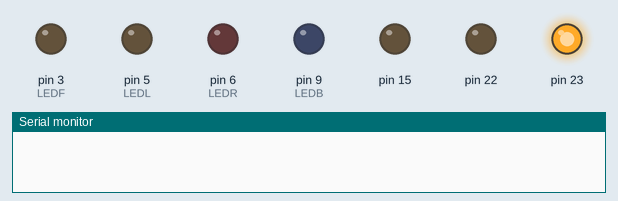
Bench run of a sketch on a simulated Arduino Uno, built with avr-gcc and run on an emulated ATmega328P. On the bench: output pins drawn as LEDs (lit = HIGH), the last lines printed to the serial monitor.

Above: at 0.1 s.
At 4.2 s:
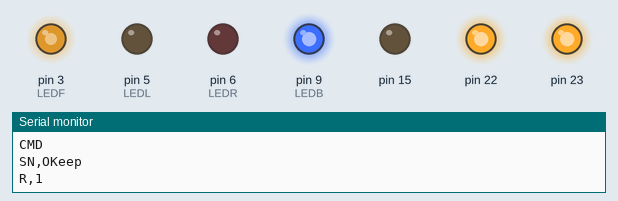
At 6.2 s:
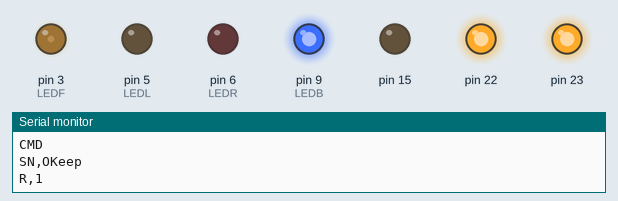
At 16.3 s:
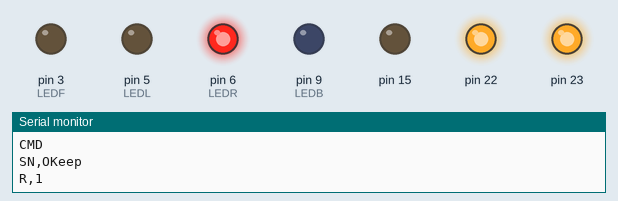
At 26.2 s:
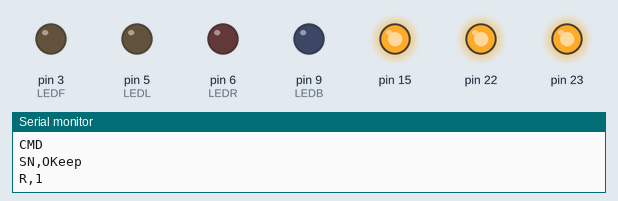
At 27.2 s:
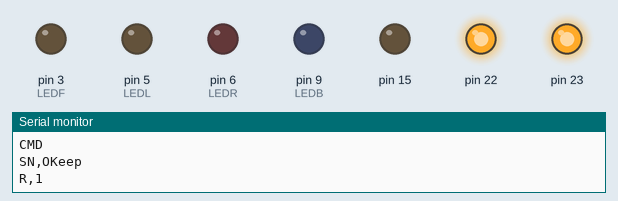
Timing chart, 0 to 28.7 s (numbered marks = the images above):
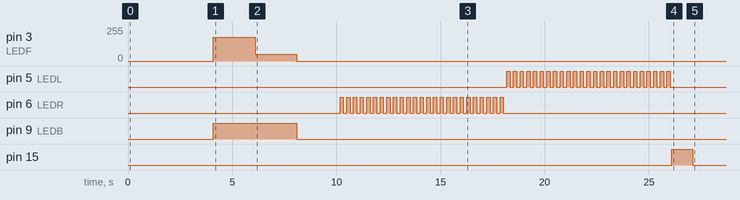

The sketch:

H_test_v1.0.ino
```cpp
#include <avr/sleep.h>
#include <avr/power.h>
#include <avr/wdt.h>

#define LEDF 3
#define LEDB 9  // Problem : timer1 breaks analogWrite() for Pin 9&10
#define LEDR 6
#define LEDL 5

#define COMM Serial

volatile int blinker = 0; // Blinker state (0 = off, 1 = left, 2 = right)

int i;                // Loop variable
int seconds = 0;      // Seconds counter
int del = 40000;      // (15625 = 1 sec.)
int intensity = 200;  // Light intensity (front)

char cmd; // To store BT command received

void setup()
{
  pinMode(LEDF, OUTPUT);
  pinMode(LEDB, OUTPUT);
  pinMode(LEDL, OUTPUT);
  pinMode(LEDR, OUTPUT);

  digitalWrite(LEDF, LOW);
  digitalWrite(LEDB, LOW);
  digitalWrite(LEDL, LOW);
  digitalWrite(LEDR, LOW);

  COMM.begin(9600);

  DDRB |= (1 << PORTB7);  // Set as output
  PORTB |= (1 << PORTB7); // Turn Bluetooth ON

  DDRC |= (1 << PORTC1);  // Set as output
  PORTC &= ~(1 << PORTC1); // Turn ampli OFF

/****   Set name   ****/
  // enter cmd mode
  DDRB |= 1 << PORTB6;
  PORTB &= ~(1 << PORTB6);

  Serial.begin(9600);
  delay(1000);
  Serial.print("CMD\r\n");
  delay(1000);
  Serial.print("SN,OKeep\r\n");
  delay(1000);
  Serial.print("R,1\r\n");
  delay(1000);

  PORTB |= 1 << PORTB6;// exit cmd mode
  delay(100);
/*********************/

  cli(); // disable interrupts
//  PRRO &= ~(1 << PRTIM1); // enable timer1, enabled by default
  TIMSK1 |= (1 << OCIE1A); //enable output compare A
  TCCR1A &= ~((1 << COM1A1) | (1 << COM1A0) | (1 << WGM11) | (1 << WGM10)); // remove pwm pins
  TCCR1B |= ((1 << CS11) | (1 << CS10)); // prescaler to 64, (Replace CS11 by CS12 in this line, and CS12 by CS11 in next line for prescaler = 1024)
  TCCR1B &= ~((1 << CS12) | (1 << WGM13) | (1 << WGM12)); // prescaler & remove PWM pins
  TCNT1 = 0; // set counter to 0
  OCR1A = del; // 0x3d09 is 15625 in hex
  sei(); // enable interrupts

  analogWrite(LEDF, 180);
  digitalWrite(LEDB, HIGH);

  delay(2000);
  analogWrite(LEDF, 50);
  delay(2000);

  analogWrite(LEDF, 0);
  digitalWrite(LEDB, LOW);

  delay(2000);

  blinker = 2;
  delay(8000);
  blinker = 1;
  delay(8000);
  blinker = 0;

  PORTC |= (1 << PORTC1); // Turn ampli ON
  delay(1000);
  PORTC &= ~(1 << PORTC1); // Turn ampli OFF
  delay(1000);

  while(Serial.available())
  {
    cmd = Serial.read(); // Serial.read() = -1 if nothing available
    delay(1);
  }
}

/***************************************************************************************
                                   INTERRUPT FUNCTIONS
 ***************************************************************************************/

ISR(TIMER1_COMPA_vect)      // Blinker
{
  char _sreg = SREG; // save sreg
  OCR1A = TCNT1 + del; // next interrupt in 1s

  if(blinker == 1)
  {
    digitalWrite(LEDL, !digitalRead(LEDL));
    digitalWrite(LEDR, LOW);
  }
  else if (blinker == 2)
  {
    digitalWrite(LEDR, !digitalRead(LEDR));
    digitalWrite(LEDL, LOW);
  }
  else
  {
    digitalWrite(LEDR, LOW);
    digitalWrite(LEDL, LOW);
  }
  seconds++;
  SREG = _sreg; // restore sreg
}

/***************************************************************************************
                                     MAIN LOOP
 ***************************************************************************************/

void loop()
{
  int i = 0;

  if(COMM.available())
  {
    cmd = COMM.read();
    Serial.println(cmd);
    delay(100);
  }
}
```
